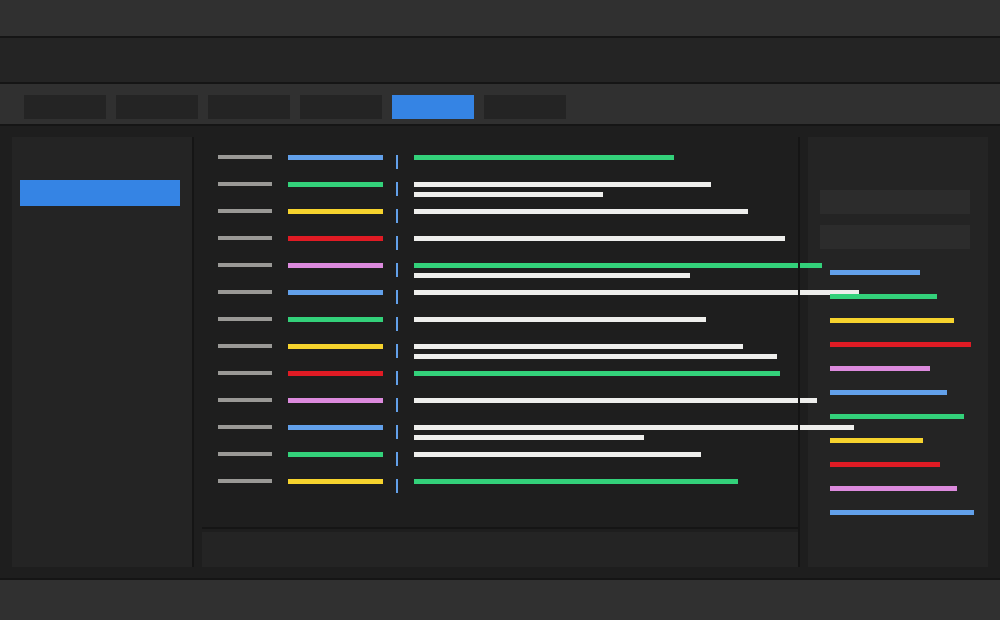
#> input picture theme-packs/adwaita-dark.png, 1000 x 620 px
$ python mcb1_convert.py ../theme-packs/adwaita-dark.png
#> lines starting #> are read from the running program, lines starting #| are printed output that depends on the picture; after the words box and inside, x2 and y2 are one past the last pixel; in counts of white or black regions, pixels touching at a corner belong together
#!/usr/bin/env python3
"""Convert any image (.jpg/.png/...) to MCB1 (MaxChat Bitmap, 1-bit).

Outputs a .mcb file and/or a Lua PICS-table entry for assets/scripts/bbs.lua.

.mcb file format (text):
    MCB1 <id> <w> <h> <hash> <enc>
    <data, wrapped at 76 chars>

Pixel encodings (see DEVDOCS/MC_DATA.md, "MCB1 Bitmap Cell Art"):
    raw1  packed 1-bit pixels, hex armor
    rle1  alternating runs from bit 0, one byte per run (0 = flip), hex armor
    raw1z / rle1z  the same, Z85 armor (~25% overhead vs hex's 100%)

The encoder auto-picks rle vs raw (whichever is smaller) and uses Z85 unless
--hex is given. <hash> is the BBS frame_hash (djb-33 mod 2^32) of the data
string exactly as transmitted.

Examples:
    mcb1_convert.py photo.jpg                          # preview + photo.mcb
    mcb1_convert.py photo.jpg --threshold 110          # flat-area look, rle-friendly
    mcb1_convert.py logo.png --lua --id logo --title "My Logo"
"""

import argparse
import sys

try:
    from PIL import Image, ImageOps, ImageEnhance, ImageFilter
except ImportError:
    sys.exit("error: needs Pillow (pip install Pillow)")

Z85 = ("0123456789abcdefghijklmnopqrstuvwxyz"
       "ABCDEFGHIJKLMNOPQRSTUVWXYZ.-:+=^!/*?&<>()[]{}@%$#")


def z85_encode(data: bytes) -> str:
    data += b"\x00" * ((-len(data)) % 4)
    out = []
    for i in range(0, len(data), 4):
        v = int.from_bytes(data[i:i + 4], "big")
        block = []
        for _ in range(5):
            block.append(Z85[v % 85])
            v //= 85
        out.extend(reversed(block))
    return "".join(out)


def frame_hash(text: str) -> str:
    h = 0
    for ch in text:
        h = (h * 33 + ord(ch)) % 4294967296
    return "%08X" % h


BAYER8 = [
    [0, 32, 8, 40, 2, 34, 10, 42],
    [48, 16, 56, 24, 50, 18, 58, 26],
    [12, 44, 4, 36, 14, 46, 6, 38],
    [60, 28, 52, 20, 62, 30, 54, 22],
    [3, 35, 11, 43, 1, 33, 9, 41],
    [51, 19, 59, 27, 49, 17, 57, 25],
    [15, 47, 7, 39, 13, 45, 5, 37],
    [63, 31, 55, 23, 61, 29, 53, 21],
]


def bayer_dither(im):
    # Classic 8x8 ordered dithering — the patterned 1-bit look of old
    # Mac/DOS art, much cleaner than error diffusion at terminal resolutions.
    px = im.load()
    w, h = im.size
    out = Image.new("1", (w, h))
    op = out.load()
    for r in range(h):
        row = BAYER8[r % 8]
        for c in range(w):
            op[c, r] = 255 if px[c, r] > (row[c % 8] * 4 + 2) else 0
    return out


def prepare(path, width, height, contrast, blur, threshold, dither, levels):
    im = Image.open(path).convert("L")
    im = ImageOps.autocontrast(im, cutoff=2)
    im = ImageEnhance.Contrast(im).enhance(contrast)
    im = ImageOps.fit(im, (width, height))
    if blur > 0:
        im = im.filter(ImageFilter.GaussianBlur(blur))
    if threshold is not None:
        return im.point(lambda p: 255 if p > threshold else 0).convert(
            "1", dither=Image.NONE)
    if levels > 0:
        # Posterize before dithering: flat regions get uniform pattern fills
        # (the classic 1-bit art look) instead of per-pixel noise.
        step = 255.0 / (levels - 1)
        im = im.point(lambda p: int(round(p / step) * step))
    if dither == "bayer":
        return bayer_dither(im)
    return im.convert("1", dither=Image.FLOYDSTEINBERG)


def image_bits(img):
    px = img.load()
    w, h = img.size
    return [1 if px[c, r] else 0 for r in range(h) for c in range(w)]


def rle_bytes(bits):
    out = bytearray()
    cur, run = 0, 0
    for bit in bits:
        if bit == cur:
            run += 1
            if run == 255:
                out += b"\xff\x00"
                run = 0
        else:
            out.append(run)
            cur, run = bit, 1
    out.append(run)
    return bytes(out)


def raw_bytes(bits):
    # Pad to a whole byte so a grid whose width*height isn't a multiple of 8
    # (custom --size) doesn't index past the end.
    padded = bits + [0] * ((-len(bits)) % 8)
    out = bytearray()
    for i in range(0, len(padded), 8):
        v = 0
        for j in range(8):
            v = (v << 1) | padded[i + j]
        out.append(v)
    return bytes(out)


def encode(bits, hex_armor):
    rle, raw = rle_bytes(bits), raw_bytes(bits)
    base, payload = ("rle1", rle) if len(rle) < len(raw) else ("raw1", raw)
    if hex_armor:
        return base, payload.hex().upper()
    return base + "z", z85_encode(payload)


def preview(img, quad=False):
    px = img.load()
    w, h = img.size
    lines = []
    if quad:
        # 2x2 px per cell via quadrant glyphs (Block Elements, index bit
        # order TL=8 TR=4 BL=2 BR=1 against the table string below)
        table = [" ", "▗", "▖", "▄", "▝", "▐", "▞", "▟",
                 "▘", "▚", "▌", "▙", "▀", "▜", "▛", "█"]
        for r in range(0, h, 2):
            line = []
            for c in range(0, w, 2):
                tl = px[c, r] != 0
                tr = px[c + 1, r] != 0 if c + 1 < w else False
                bl = px[c, r + 1] != 0 if r + 1 < h else False
                br = (px[c + 1, r + 1] != 0
                      if c + 1 < w and r + 1 < h else False)
                line.append(table[tl * 8 + tr * 4 + bl * 2 + br])
            lines.append("".join(line))
        return "\n".join(lines)
    for r in range(0, h, 2):
        line = []
        for c in range(w):
            top = px[c, r] != 0
            bot = px[c, r + 1] != 0 if r + 1 < h else False
            line.append("█" if top and bot else
                        "▀" if top else
                        "▄" if bot else " ")
        lines.append("".join(line))
    return "\n".join(lines)


def lua_entry(pic_id, title, w, h, enc, data, chunk=280):
    chunks = [data[i:i + chunk] for i in range(0, len(data), chunk)]
    body = ",\n      ".join('"%s"' % c for c in chunks)
    return ('  {{ id = "{id}", title = "{title}", w = {w}, h = {h}, '
            'enc = "{enc}",\n    data = {{\n      {body}\n    }} }},').format(
                id=pic_id, title=title, w=w, h=h, enc=enc, body=body)


def main():
    ap = argparse.ArgumentParser(
        description="Convert an image to MCB1 (1-bit BBS art).")
    ap.add_argument("input", help="source image (.jpg/.png/anything PIL reads)")
    ap.add_argument("-o", "--output", help="output .mcb path (default: <input>.mcb)")
    ap.add_argument("--id", help="asset id (default: input basename)")
    ap.add_argument("--title", help="display title (default: id)")
    ap.add_argument("--size", default=None,
                    help="pixel grid WxH (default 80x50, or 160x50 with --quad)")
    ap.add_argument("--quad", action="store_true",
                    help="quadrant glyphs: 2x2 px per cell, doubles horizontal "
                         "resolution (160x50 in an 80x25 terminal)")
    ap.add_argument("--dither", choices=["bayer", "fs"], default="bayer",
                    help="ordered Bayer (clean retro patterns, default) or "
                         "Floyd-Steinberg error diffusion")
    ap.add_argument("--threshold", type=int, default=None, metavar="0-255",
                    help="hard threshold instead of dithering (flat areas, rle-friendly)")
    ap.add_argument("--levels", type=int, default=5, metavar="N",
                    help="posterize to N gray levels before dithering for the "
                         "flat-pattern retro look (0 = off, default 5)")
    ap.add_argument("--contrast", type=float, default=1.6)
    ap.add_argument("--blur", type=float, default=0.8)
    ap.add_argument("--hex", action="store_true",
                    help="hex armor (raw1/rle1) instead of Z85 (raw1z/rle1z)")
    ap.add_argument("--lua", action="store_true",
                    help="print a bbs.lua PICS entry instead of writing a .mcb file")
    ap.add_argument("--no-preview", action="store_true")
    args = ap.parse_args()

    size = args.size or ("160x50" if args.quad else "80x50")
    try:
        width, height = (int(v) for v in size.lower().split("x"))
    except ValueError:
        sys.exit("error: --size must look like 80x50")
    if width < 2 or height < 2 or width > 320 or height > 510:
        sys.exit("error: size out of range")

    img = prepare(args.input, width, height, args.contrast, args.blur,
                  args.threshold, args.dither, args.levels)
#> in prepare, `im = Image.open(path).convert("L")`:
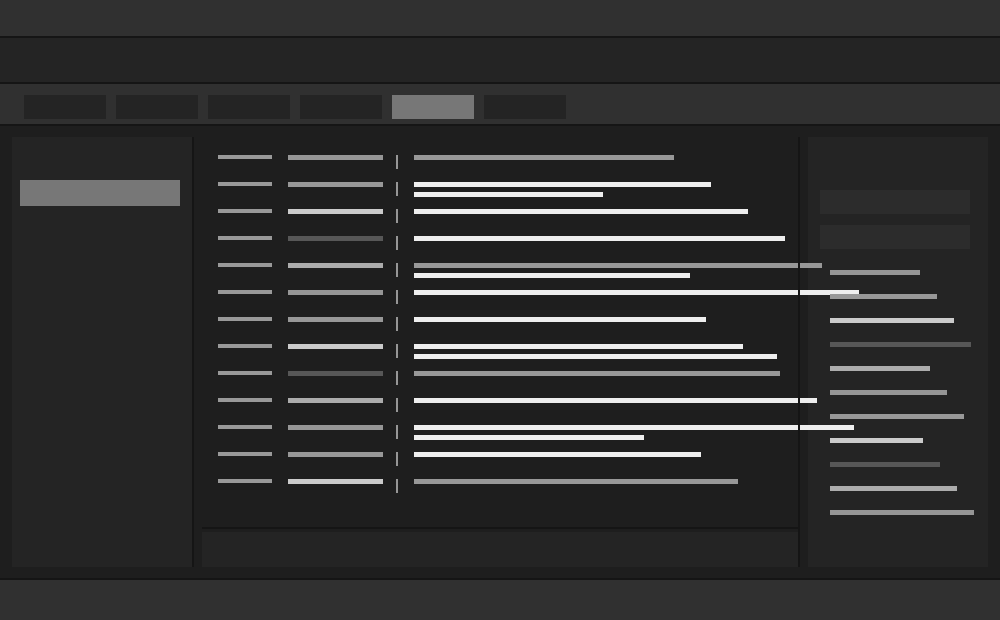
#> im: PIL image 1000x620 L; min 21, max 238, mean 47.5
#> in prepare, `im = ImageOps.autocontrast(im, cutoff=2)`:
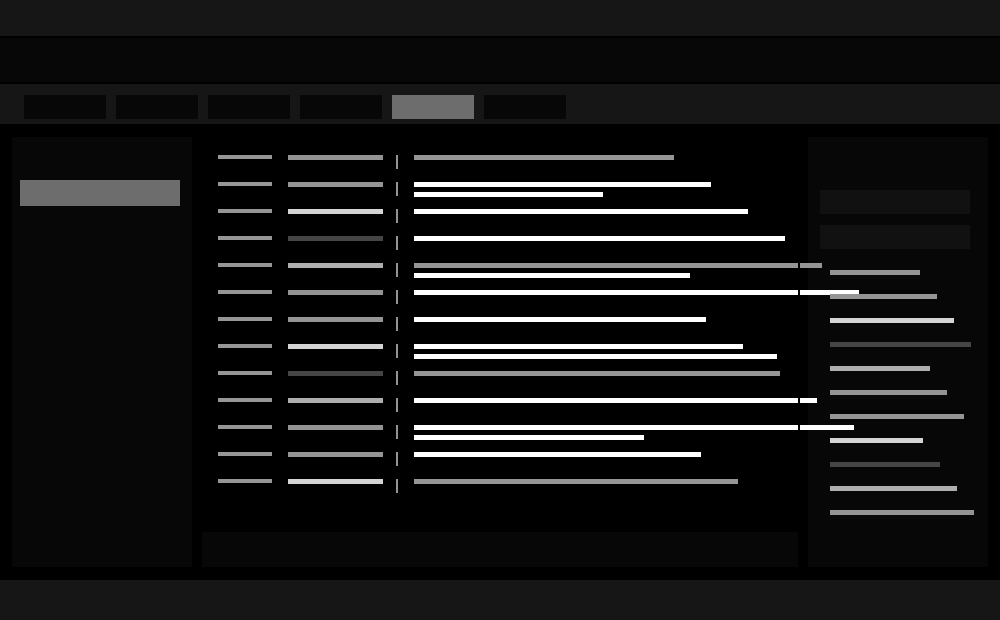
#> im: PIL image 1000x620 L; min 0, max 255, mean 21.6
#> in prepare, `im = ImageEnhance.Contrast(im).enhance(contrast)`:
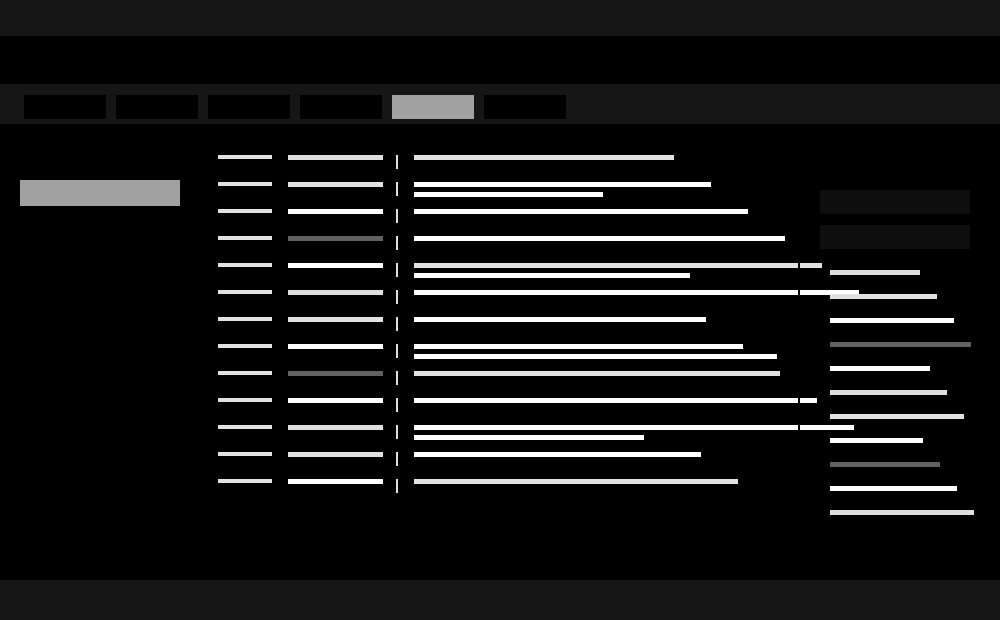
#> im: PIL image 1000x620 L; min 0, max 255, mean 22.1
#> in prepare, `im = ImageOps.fit(im, (width, height))`:
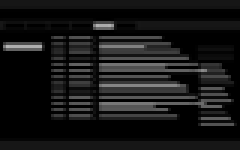
#> im: PIL image 80x50 L (shown 3 times larger); min 0, max 179, mean 22.6
#> in prepare, `im = im.filter(ImageFilter.GaussianBlur(blur))`:
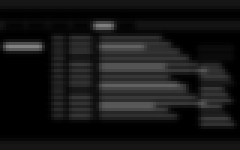
#> im: PIL image 80x50 L (shown 3 times larger); min 0, max 129, mean 22.6
#> in prepare, `im = im.point(lambda p: int(round(p / step) * step))`:
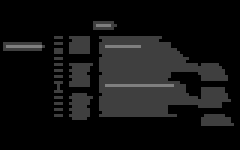
#> im: PIL image 80x50 L (shown 3 times larger); min 0, max 127, mean 18.7
#> in bayer_dither, `out = Image.new("1", (w, h))`: out: PIL image 80x50 1; every value is 0
#> in prepare, `return bayer_dither(im)`:
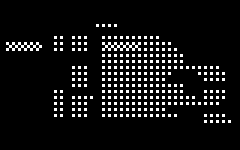
#> returned value: PIL image 80x50 1 (shown 3 times larger); 7.4% white in thin lines or dots, all inside (x1, y1, x2, y2) = (2, 8, 77, 41)
    bits = image_bits(img)
#> bits = 4000 values, max 1 at index 672, min 0 at index 0, mean 0.0745
    enc, data = encode(bits, args.hex)
#> in raw_bytes, `padded = bits + [0] * ((-len(bits)) % 8)`: padded has the same summary as bits in main
#> the loop in raw_bytes, `for i in range(0, len(padded), 8):` made 500 passes
#> i on passes 2 to 4: 8, 16, 24
#> in encode, `base, payload = ("rle1", rle) if len(rle) < len(raw) else ("raw1", raw)`: base = 'raw1'
#> enc = 'raw1z'
    digest = frame_hash(data)
#> digest = '8111BA62'

    import os
    pic_id = args.id or os.path.splitext(os.path.basename(args.input))[0]
    pic_id = "".join(ch for ch in pic_id if ch.isalnum() or ch in "-_") or "pic"
    title = args.title or pic_id

    if not args.no_preview:
        print(preview(img, quad=args.quad))
#> after the loop in preview, `for r in range(0, h, 2):`: lines = 25 items
    print(f"# {pic_id}: {width}x{height} {enc}  {len(data)} chars on the wire  "
          f"hash {digest}", file=sys.stderr)

    if args.lua:
        print(lua_entry(pic_id, title, width, height, enc, data))
        return

    out = args.output or (os.path.splitext(args.input)[0] + ".mcb")
    with open(out, "w", encoding="ascii") as f:
        f.write(f"MCB1 {pic_id} {width} {height} {digest} {enc}\n")
        for i in range(0, len(data), 76):
            f.write(data[i:i + 76] + "\n")
#> this loop made 9 passes
#> i on passes 2 to 9: 76, 152, 228, 304, 380, 456, 532, 608
    print(f"# wrote {out}", file=sys.stderr)


if __name__ == "__main__":
    main()
